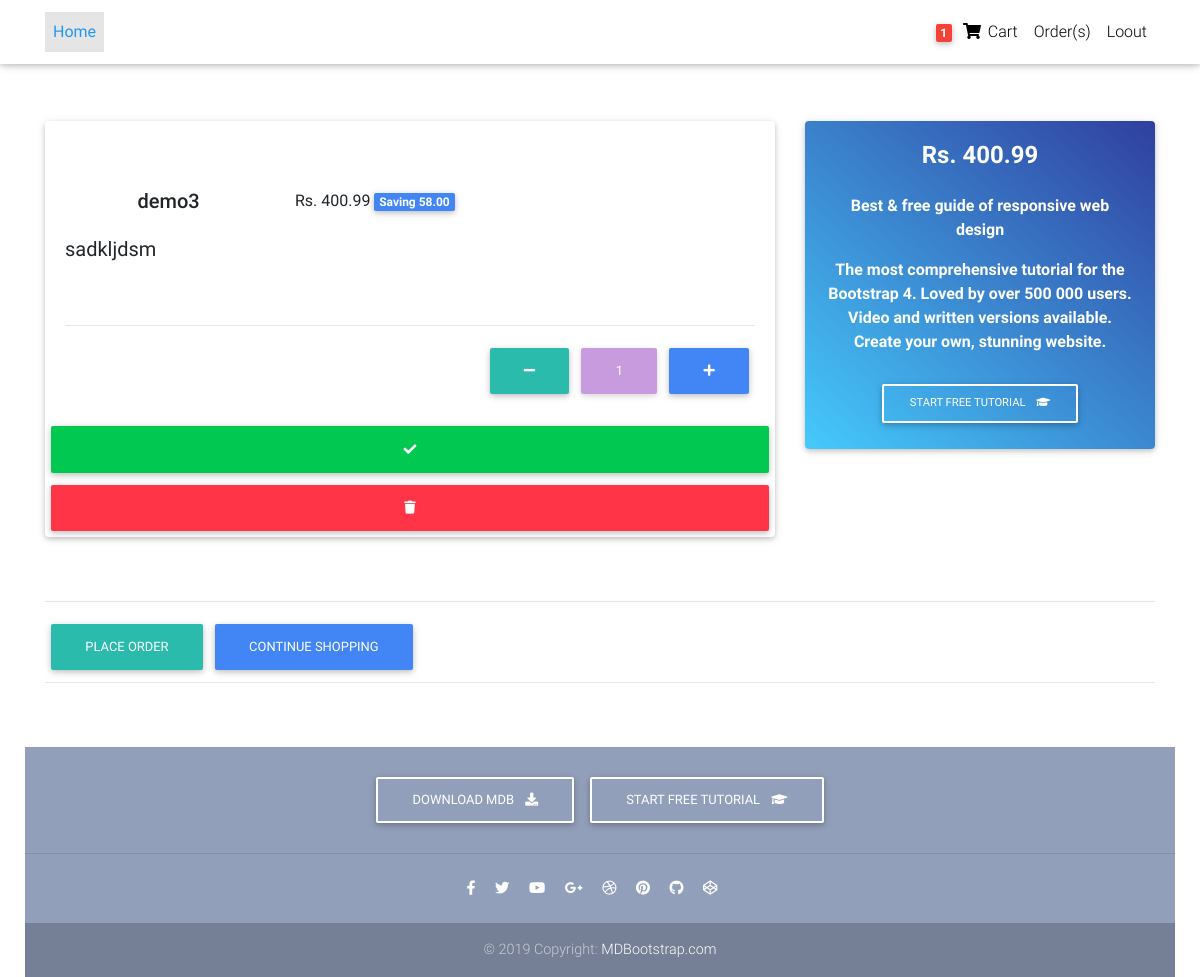
The page /cart/ (signed in) on the database its author committed.
### cart/models.py (models this page shows, shortened)
class CartItem(models.Model):
    cart = models.ForeignKey('Cart', on_delete = models.CASCADE, null = True, blank = True)
    item = models.ForeignKey(Item, on_delete=models.CASCADE)
    quantity = models.IntegerField(default=1)
    line_total = models.DecimalField(max_digits = 100, decimal_places=2, default = 00.00)
    created_date = models.DateTimeField(auto_now_add=True, auto_now=False)
    updated_date = models.DateTimeField(auto_now_add=False, auto_now=True)
    active = models.BooleanField(default = True)
    def get_total_item_discount_price(self):
        return (self.quantity * (self.item.price - self.item.discount_price))

class Cart(models.Model):
    user = models.ForeignKey(settings.AUTH_USER_MODEL, on_delete=models.CASCADE, blank=True, null=True)
    total = models.DecimalField(max_digits = 100, decimal_places=2, default = 00.00)
    created_date = models.DateTimeField(auto_now_add=True, auto_now=False)
    updated_date = models.DateTimeField(auto_now_add=False, auto_now=True)
    active = models.BooleanField(default = True)

### products/models.py (models this page shows, shortened)
class Item(models.Model):
    title = models.CharField(max_length = 100)
    price = models.DecimalField(max_digits = 100, decimal_places = 2)
    discount_price = models.DecimalField(max_digits = 100, decimal_places = 2,blank=True, null = True)
    catagory =  models.CharField(max_length = 10, choices = CATAGORY_CHOICE)
    label = models.CharField(max_length = 10, choices = LABEL_CHOICE)
    slug = models.SlugField(unique = True)
    description = models.TextField()
    quantity = models.IntegerField(default=1)
    active = models.BooleanField(default=True)
    created = models.DateTimeField(auto_now = False, auto_now_add = True)
    updated = models.DateTimeField(auto_now = True, auto_now_add = False)

### cart/views.py (the view)
# urls.py: path('',views.view, name='cart'),
def view(request):
    if request.user.is_authenticated:
        try:
            cart = Cart.objects.filter(user=request.user, active=True)[0]
        except:
            cart = None
    else:
        try:
            the_id = request.session['cart_id']
            cart = Cart.objects.get(id=the_id)
        except:
            cart = None
    template = 'cart/cart_list.html'
    if cart:
        for item in cart.cartitem_set.all():
            if item.item.quantity == 0:
                item.active = False
                item.save()
            elif item.quantity > item.item.quantity:
                item.quantity = item.item.quantity
                item.active = False
                item.save()
                messages.warning(request,'Quantity of product has been compromised due \
                to unsufficient products. Please check')
        if cart.cartitem_set.count() < 1:
            empty_message = "Your cart is empty. Keep shoping."
            context = {"empty":True,"empty_message":empty_message}
            return render(request, template, context)
        l = len(CartItem.objects.filter(cart=cart, active=True))
        context = {"cart":cart,"len":l}
    else:
        context = {"empty":True}
    return render(request, template, context)

### accounts/models.py (called while the page is built)
    @property
    def is_active(self):
        return self.active

### templates/cart/cart_list.html (shortened to what this page needs)
{% extends 'base.html' %}
{% load static %}
{% block content %}
<main class="mt-5 pt-4">
  <div class="container">
    {% if empty %}
    <h2>Your Cart is Empty</h2>
    <a href="{% url 'products:home' %}" class="btn btn-primary float-left">Continue Shopping</a>
    {% else %}
    <section class="mt-4">
      <div class="row">
        {% for item in cart.cartitem_set.all %}
        <div class="col-md-8 mb-4">
          <div class="card mb-4 wow fadeIn">
            <div class="col-md-6 mb-4">
            </div>
            <div class="card-body">
              <div class="">
                <div class="col-sm-3 offset-md-1 float-left">
                  <b class="h5 my-4">{{ item.item.title }}</b>
                </div>
                <div class="">
                  <p>Rs.{% if item.item.discount_price %}
                          {{ item.item.discount_price }}   <span class="badge badge-primary">Saving {{ item.get_total_item_discount_price }}</span>
                      {% else %}
                          {{ item.item.price }}
                      {% endif %}</p>
                </div>
              </div>
              <h5 class="my-4">
                {{ item.item.description }}
              </h5>
              <br>
              <hr>
              {% if item.item.quantity %}
                  <div class="">
                  <a class="btn btn-primary float-right plus" id="plus" attr="{{ item.id }}" ><i class="fas fa-plus"></i></a>
                  <div class="float-right">
                    <button class="btn btn-secondary qty" id="{{ item.id }}" type="button" name="button" attr1="{{ item.quantity }}" disabled>{{ item.quantity }}</button>
                  </div>
                  <a class="btn btn-default float-right minus" id="minus" attr="{{ item.id }}" attr1="{{ item.quantity }}"><i class="fas fa-minus"></i></a>
                  </div>
              {% else %}
                  Out of stock
              {% endif %}
            </div>
            <button class="{% if item.active %}btn btn-success {% else %}btn btn-outline-success {% endif %}box" attr={{ item.id }} attr1={{ forloop.counter }} name="button" id="{{ item.id }}"><i class="fas fa-check"></i></button>
              <button type="button" class="btn btn-danger delete" data-toggle="modal" data-target="#exampleModal">
                <i class="fas fa-trash"></i>
              </button>
          </div>
        </div>
        {% endfor %}
        <div class="col-md-4 mb-4" style="">
          <div class="card blue-gradient mb-4 wow fadeIn" >
            <div class="card-body text-white text-center">
              <h4 class="mb-4">
                <strong><b id="talk">Rs. {{ cart.total }}{% if total_discount %}<span class="badge badge-primary">Saving {{ total_discount }}</span>{% endif %}</b></strong>
              </h4>
              <p>
                <strong>Best & free guide of responsive web design</strong>
              </p>
              <p class="mb-4">
                <strong>The most comprehensive tutorial for the Bootstrap 4. Loved by over 500 000 users. Video
                  and written versions available. Create your own, stunning website.</strong>
              </p>
              <a target="_blank" href="https://mdbootstrap.com/education/bootstrap/" class="btn btn-outline-white btn-md">Start
                free tutorial
                <i class="fas fa-graduation-cap ml-2"></i>
              </a>
            </div>
          </div>
        </div>
      </div>
    </section>
    <hr>
    <div class="">
      <a href="{% url 'products:checkout' %}"><button id="checkout_btn" type="" name="button"  class="btn btn-default float-left" {% if not len %}disabled{% endif %}>Place Order</button></a>
      <a href="{% url 'products:home' %}" class="btn btn-primary float-left">Continue Shopping</a>
    </div>
    {% endif %}
<br><br>
    <hr>
  </div>
</main>
<br>
{% endblock %}

### static/css/style.css (style rules this page uses)
html, body, .view { height: 100%; }

### templates/base.html (style rules this page uses)
html, body, header, .carousel { height: 60vh; }

### rows shown on the page
CartItem: item "demo3", item.discount_price "400.99", get_total_item_discount_price "58.00", item.description "sadkljdsm", quantity "1"
Cart: total "400.99"

### other values the page prints
{{ request.session.items_total }} "1"
